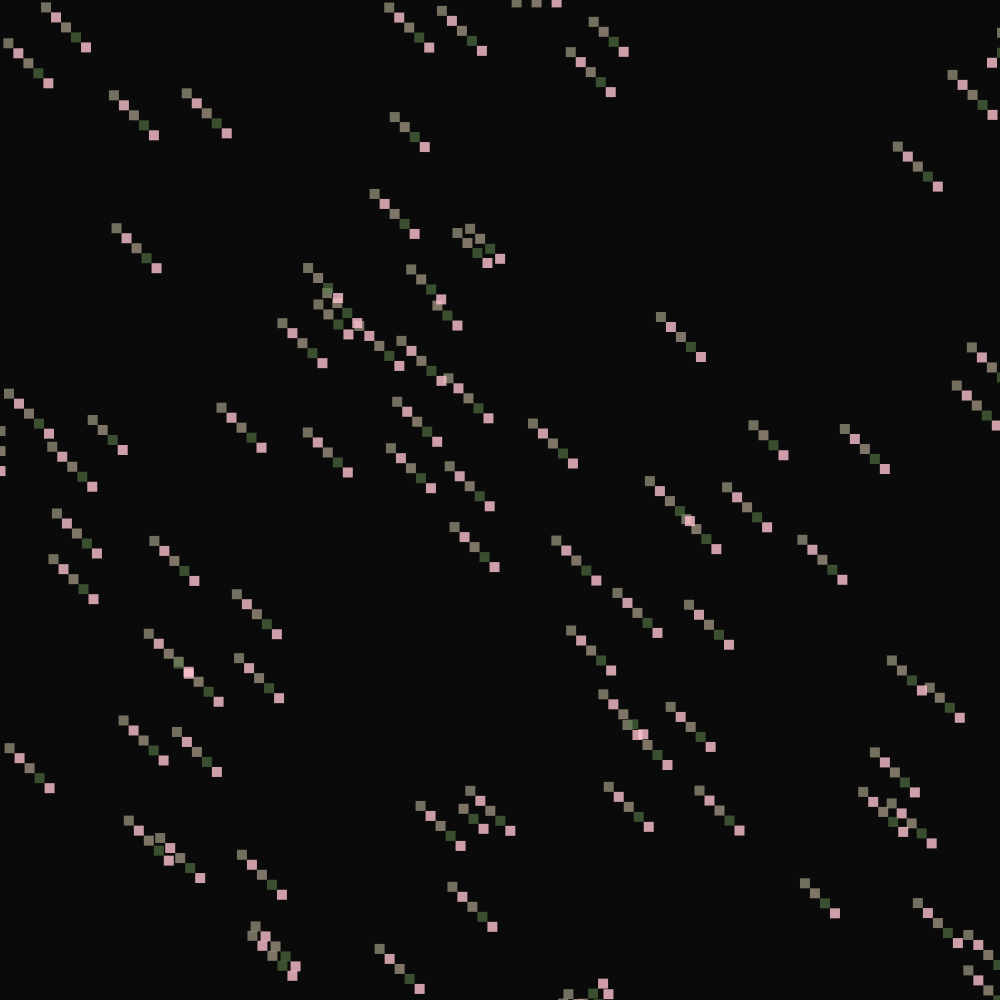
Frame 1 (no input)
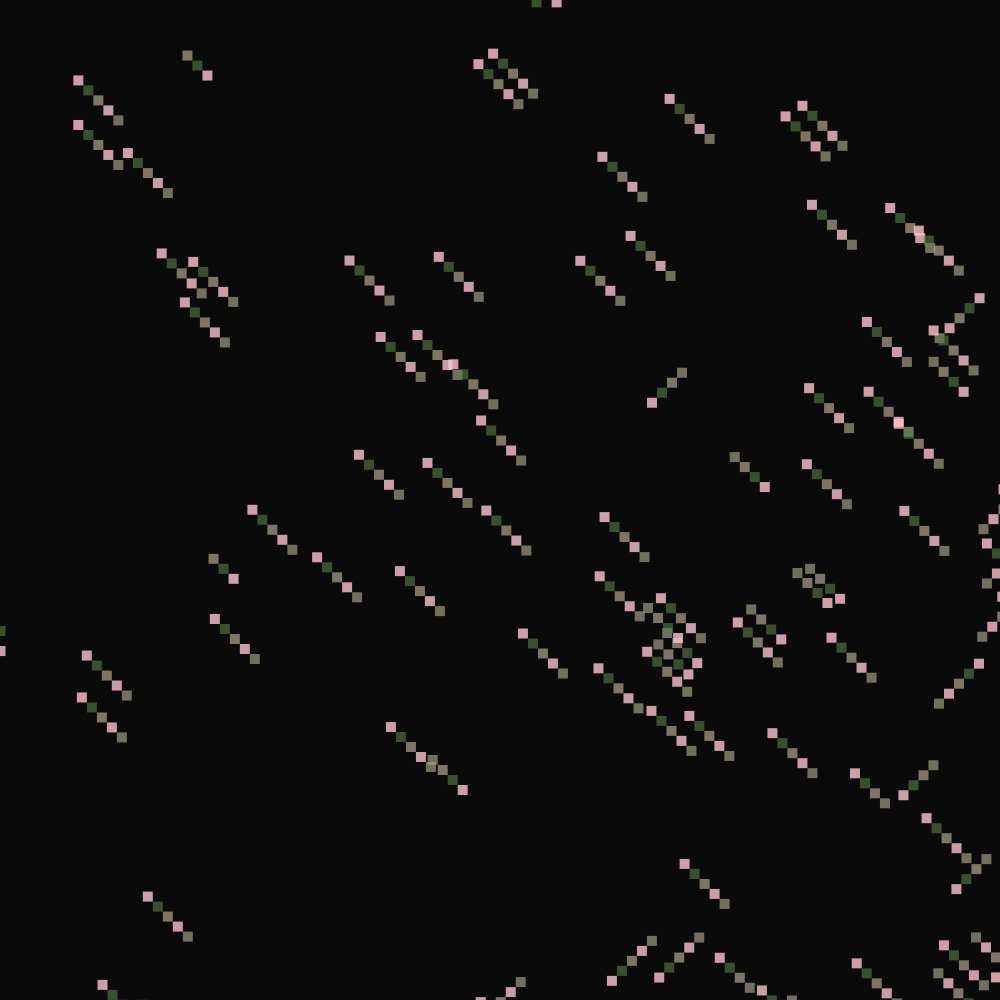
Frame 60 (no input)
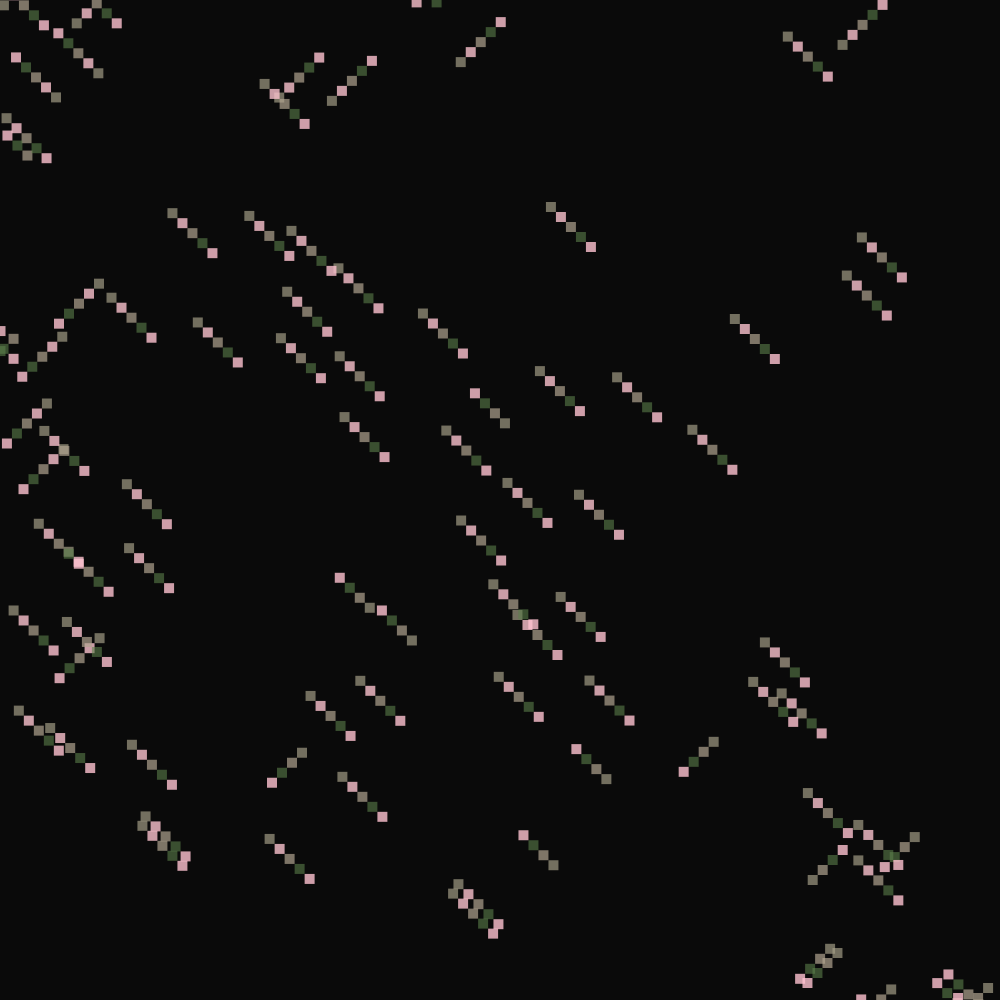
Frame 120 (the mouse pressed at the canvas centre since frame 60)

The p5.js sketch that drew these frames (run headless with seeded random() and noise() and a simulated clock; from frame 60 on, the mouse is pressed at the canvas centre):

// p5.js sketch
// ── sketch.js
//var circX = 0;
//var circY = 0;
//var speed = 10;
//var speedY = 10;
var beiger = [252,195,207,203,161];
var beigeg = [208,177,171,188,133];
var beigeb = [161,158,132,172,103];

var greenr = [177,164,145,177,113]; 
var greeng = [182,166,149,179,116]; 
var greenb = [149,153,122,167,95]; 

var purpler = [166,160,136,173,106]; 
var purpleg = [144,151,118,166,92];
var purpleb = [164,159,135,173,105];

var eggplantr = [94,130,77,148,60]; 
var eggplantg = [75,123,62,142,48]; 
var eggplantb = [86,127,71,145,55]; 

var peachr = [255,196,209,204,163];
var peachg = [142,150,117,165,91];
var peachb = [114,139,94,155,73];
var index = 0 


var balls= [];

function setup(){
    createCanvas(1000, 1000);
    for(var i = 0 ; i < 400; i++){
        balls[i]= new Ball();
    }
}
function draw(){
    background(10);
    fill(purpler,purpleb,purpleg);
    for(var i = 40 ; i < balls.length; i++){
        balls[i].drawBall();
        balls[i].bounce(20);
        balls[i].moveBall(100);
    }
    
      fill(beiger,beigeb,beigeg);
    for(var i = 100 ; i < balls.length; i++){
        balls[i].drawBall();
        balls[i].bounce(40);
        balls[i].moveBall(random());
    }
    
       fill(greenr,greenb,greeng);
     for(var i = 20 ; i < balls.length; i++){
        balls[i].drawBall();
        balls[i].bounce(random());
        balls[i].moveBall(108);
    }
    
       fill(eggplantr,eggplantb,eggplantg);
     for(var i = 20 ; i < balls.length; i++){
        balls[i].drawBall();
        balls[i].bounce(width,random());
        balls[i].moveBall(75);
    }
    
    
       fill(peachr,peachb,peachg);
     for(var i = 20 ; i < balls.length; i++){
        balls[i].drawBall();
        balls[i].bounce(random(),height);
        balls[i].moveBall(208);
    }
}


function Ball(){
 this.circX = random(-width,height+100);
 this.circY = random(width,-height);
 this.speed = 10;
 this.speedY = 10;

 fill(255);    
 noStroke();
 this.drawBall = function(){
    rect(this.circX, this.circY, 10, 10);};


 this.bounce = function(){
    if(this.circX > width || this.circX < 0){
        this.speed = this.speed * -1;
    };
    if(this.circY > height || this.circY < 0){
        this.speedY = this.speedY * -1;} } ;

 this.moveBall = function(){
    this.circX = this.circX + this.speed;
    this.circY = this.circY + this.speedY;} 
    

} 





//function drawBall(){
//    //draw ball
//    ellipse(circX, circY, 100, 100);
//}

//function bounce(){
//    //bounce ball
//    if(circX > width || circX < 0){
//        speed = speed * -1;
//    }
//    if(circY > height || circY < 0){
//        speedY = speedY * -1;
//    }
//}

//function moveBall(){
//    //move ball
//    circX = circX + speed;
//    circY = circY + speedY;
//}
